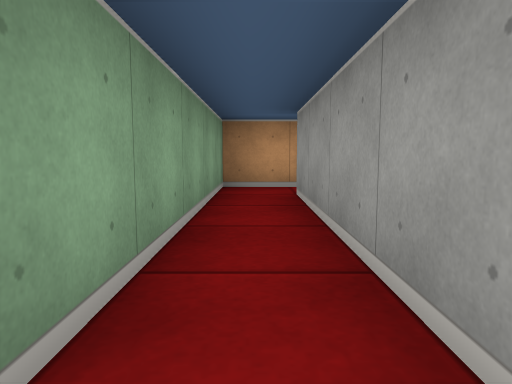
view 1 (above)

15 first-person views from a walk through a cub3D ray-caster map. The camera is about half as high as the walls, tilts 6° down and sees 70° across. The floor is counted in squares. Each view is taken from the middle of a square. On the plan, view 1 faces up. The plan holds only what a view shows up to about 9 squares ahead; the rest is blank.

view 2
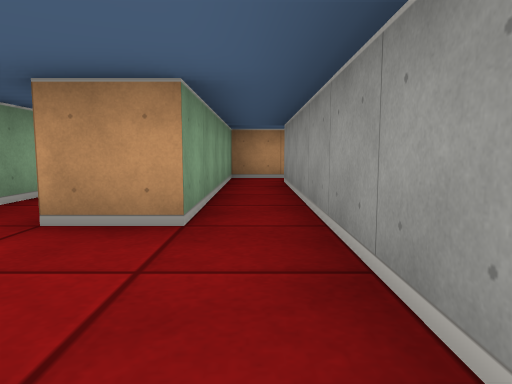

view 3
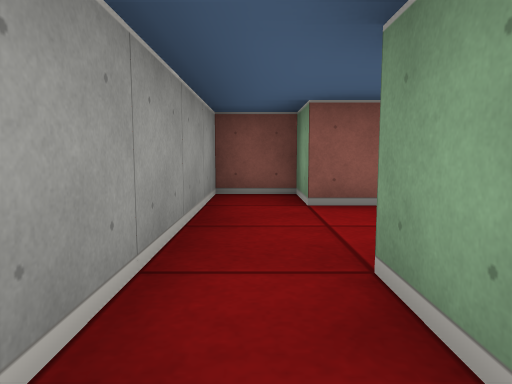

view 4
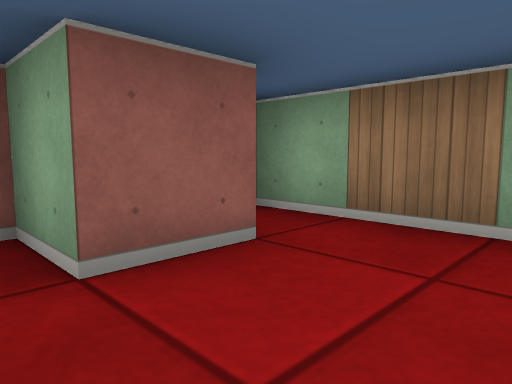

view 5
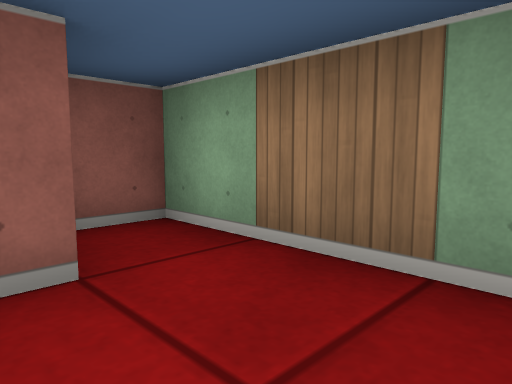

view 6
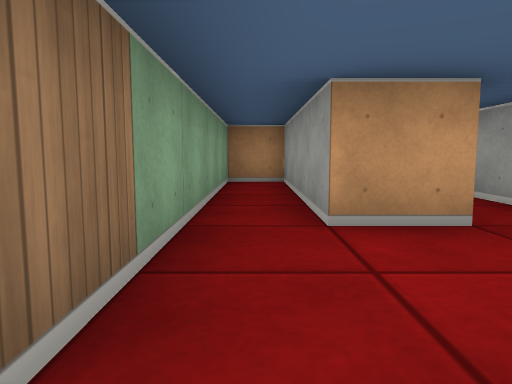

view 7
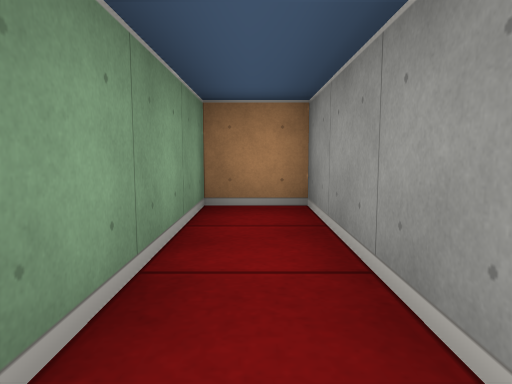

view 8
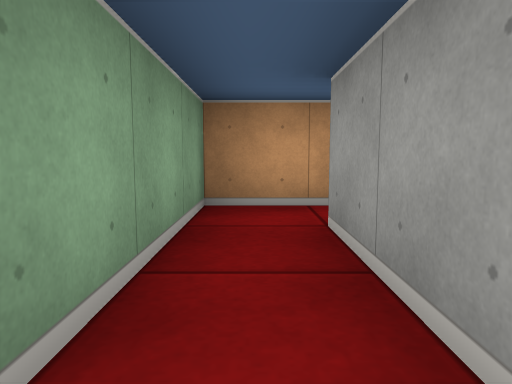

view 9
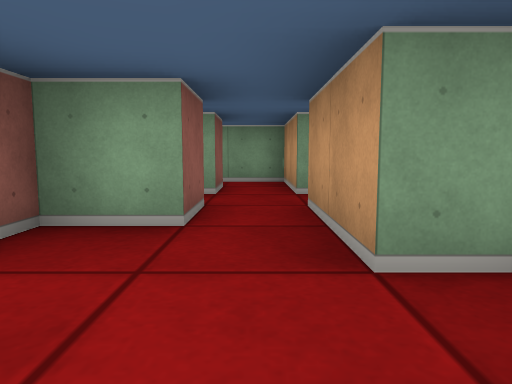

view 10
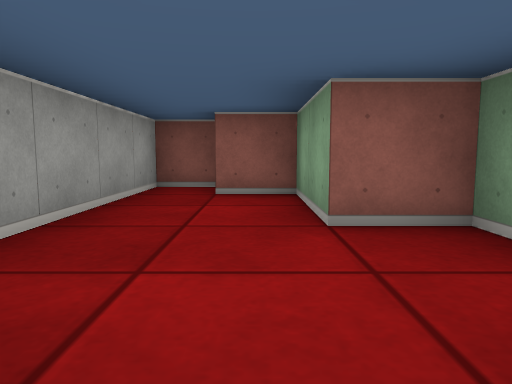

view 11
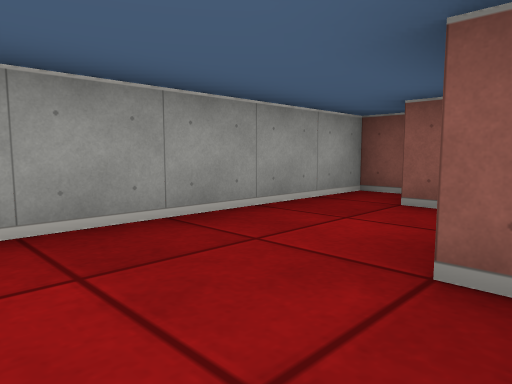

view 12
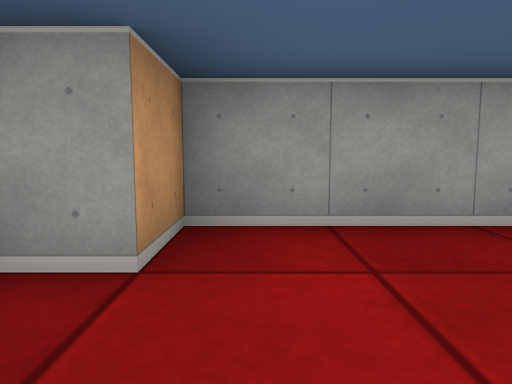

view 13
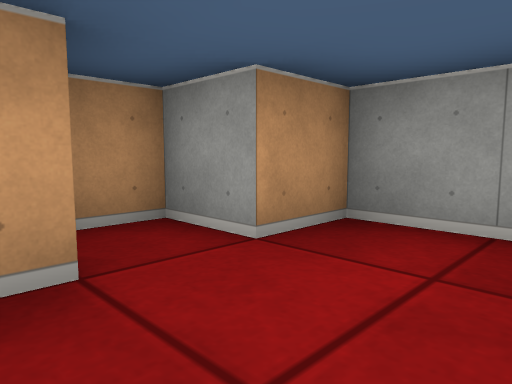

view 14
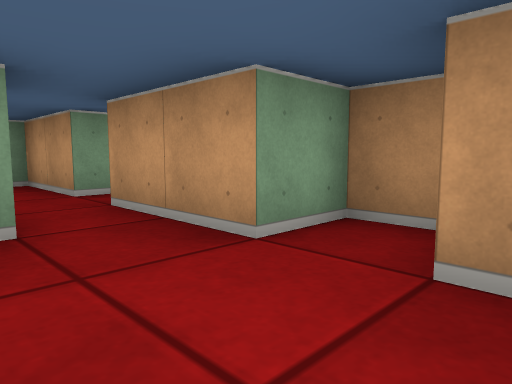

view 15
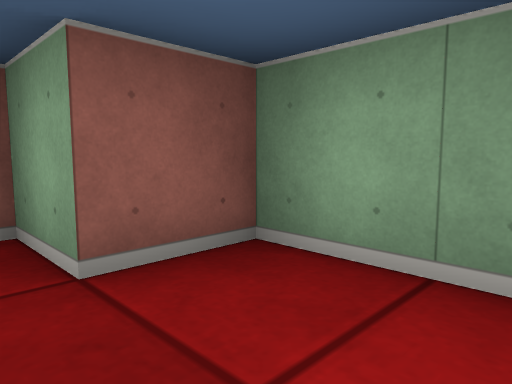

### Floor plan
Points are (right, up) in squares from view 1. A wall is a line through its corners. A room is listed if a view was taken in it or the views show most of it. See-through windows are left out.
Room 1 (views 1, 2, 3, 4, 5, 8)
walls: (-1.6, -1.5) (-0.5, -1.5) (-0.5, -2.5) (0.5, -2.5) (0.5, 4.5); (0.5, 5.5) (-0.5, 5.5) (-0.5, 0.5) (-1.5, 0.5)
ways out: opening at (-1, -0.5) to room 2; opening at (1, 5)
Room 2 (views 6, 7)
walls: (-1.5, 0.5) (-1.5, 4.5) (-2.5, 4.5) (-2.5, -2.5) (-1.8, -2.5)
ways out: opening at (-1, -0.5) to room 1
Room 3 (views 9, 10, 11, 12, 13, 14, 15)
walls: (2.5, 4.5) (3.5, 4.5) (3.5, 3.5) (4.5, 3.5) (4.5, 1.5) (5.5, 1.5) (5.5, 0.5) (6.5, 0.5) (6.5, 5.5) (5.5, 5.5) (5.5, 6.5) (4.5, 6.5) (4.5, 5.5) (2.5, 5.5)
ways out: opening at (3, 5)

Where each view was taken, in squares from view 1:
view 1: 0 up, 0 right, facing up
view 2: 2 down, 0 right, facing up
view 3: 2 up, 0 right, facing down
view 4: 0 up, 0 right, facing down-left
view 5: 0 up, 1 left, facing down-left
view 6: 2 down, 2 left, facing up
view 7: 1 up, 2 left, facing up
view 8: 2 up, 0 right, facing up
view 9: 5 up, 6 right, facing left
view 10: 6 up, 5 right, facing down
view 11: 5 up, 4 right, facing down-right
view 12: 5 up, 4 right, facing right
view 13: 4 up, 4 right, facing up-right
view 14: 4 up, 6 right, facing up-left
view 15: 3 up, 6 right, facing down-left
